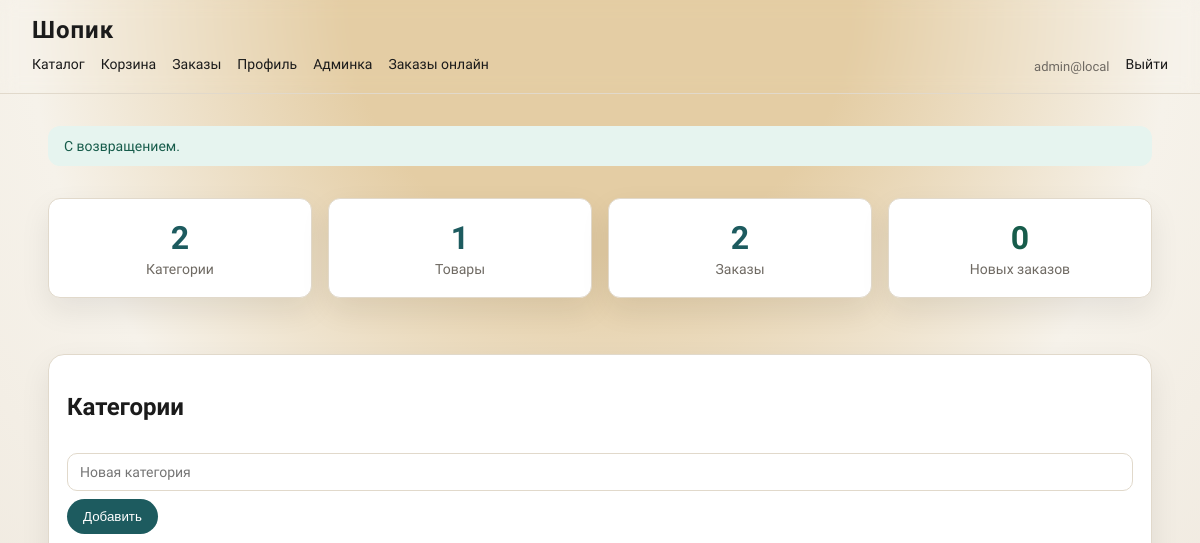
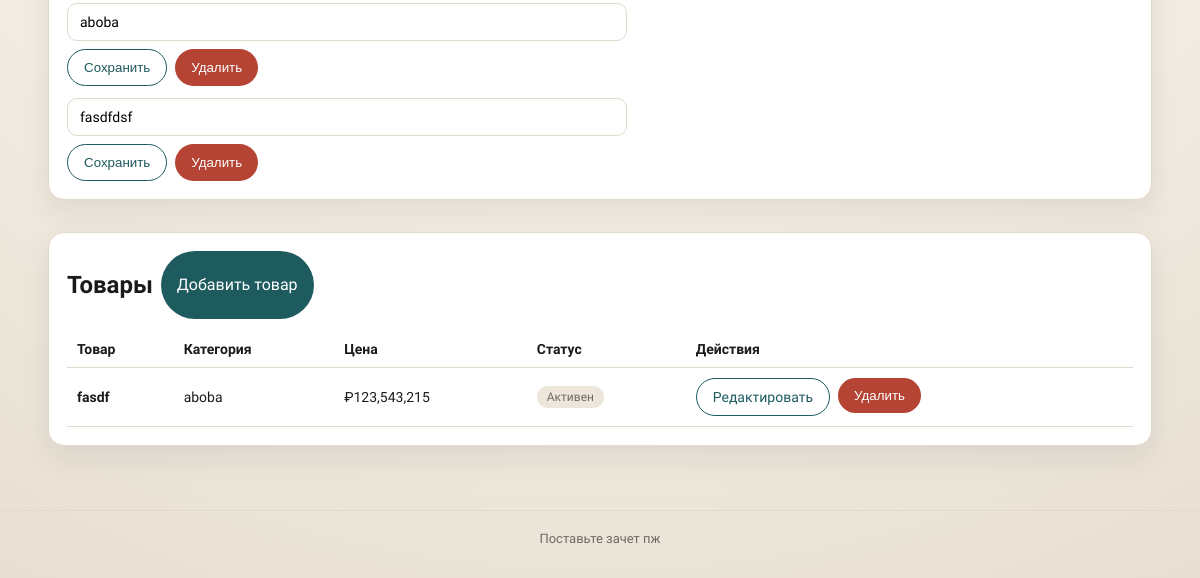
The app's page /admin/index.php (signed in), older data (2 pictures, top to bottom).
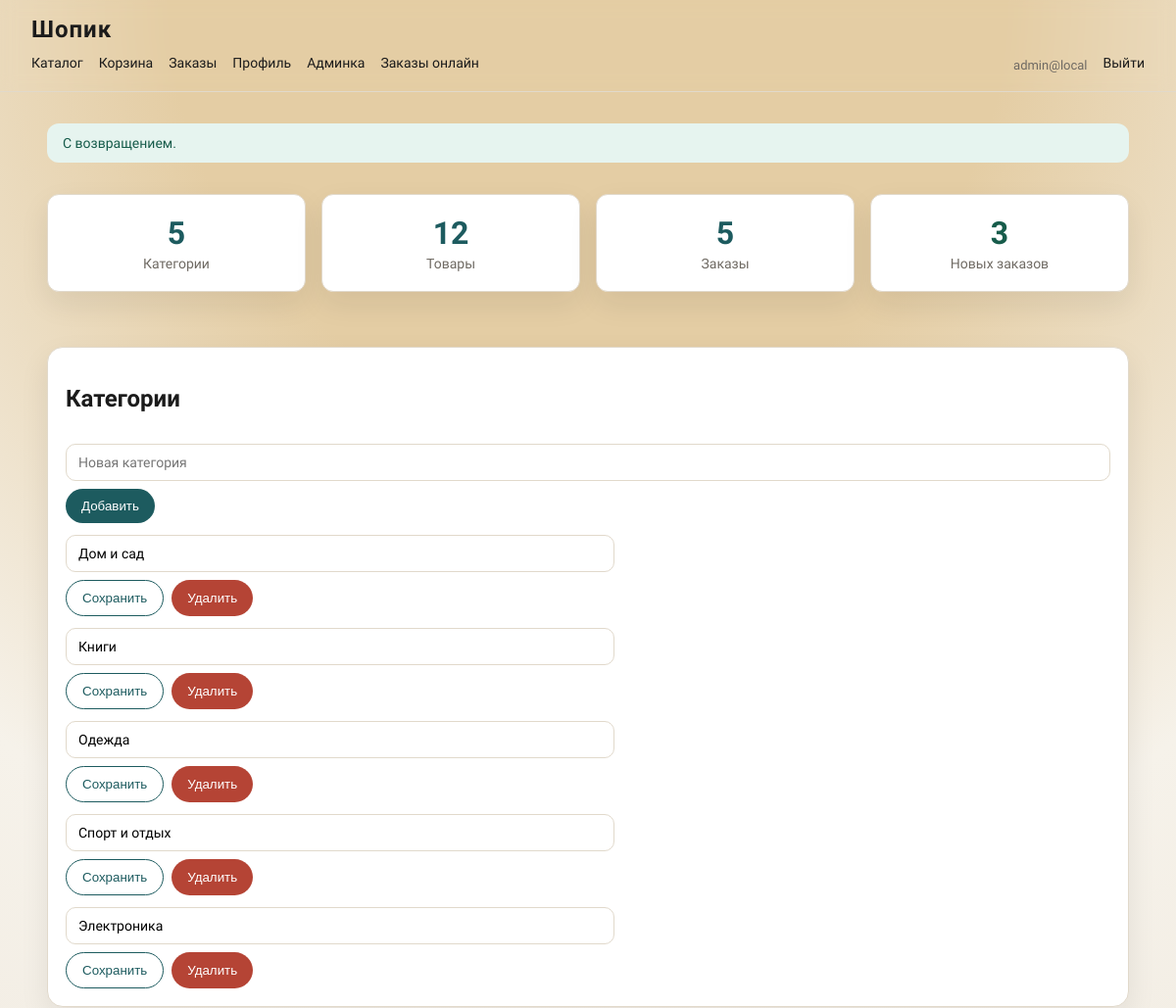
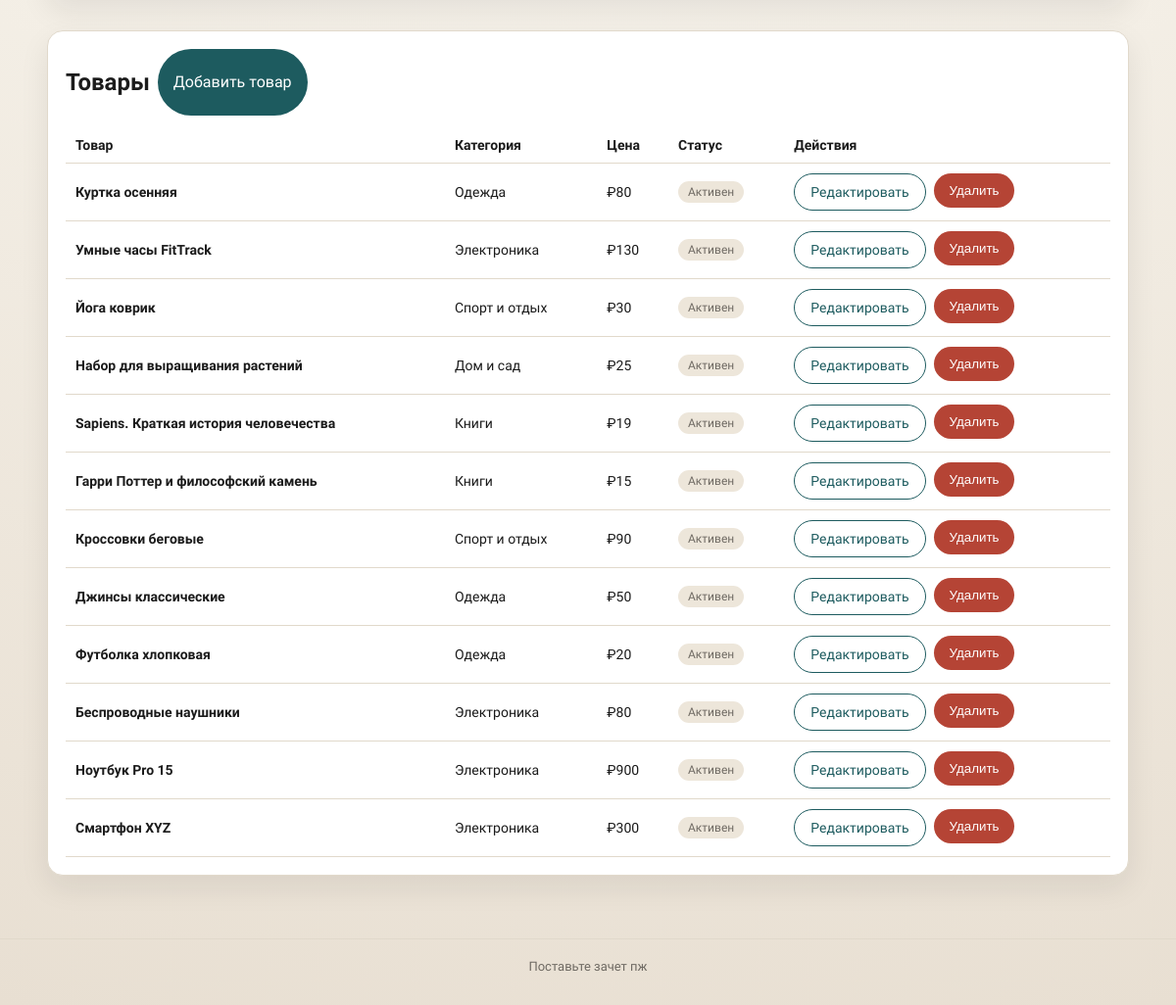
The same page, newer data (2 pictures, top to bottom).
### tables this page shows
CREATE TABLE categories (
            id INTEGER PRIMARY KEY AUTOINCREMENT,
            name TEXT NOT NULL
        );

CREATE TABLE products (
            id INTEGER PRIMARY KEY AUTOINCREMENT,
            category_id INTEGER NULL,
            name TEXT NOT NULL,
            description TEXT NOT NULL,
            price REAL NOT NULL,
            image_path TEXT NULL,
            is_active INTEGER NOT NULL DEFAULT 1,
            FOREIGN KEY (category_id) REFERENCES categories(id) ON DELETE SET NULL
        );

### db.php (called while the page is built, shortened)
<?php
function db(): PDO
{
    static $pdo = null;
    if ($pdo instanceof PDO) {
        return $pdo;
    }
    $dbPath = __DIR__ . '/data/shop.sqlite';
    $pdo = new PDO('sqlite:' . $dbPath);
    $pdo->setAttribute(PDO::ATTR_ERRMODE, PDO::ERRMODE_EXCEPTION);
    $pdo->exec('PRAGMA foreign_keys = ON');
    return $pdo;
}
function e($value): string
{
    return htmlspecialchars((string) $value, ENT_QUOTES, 'UTF-8');
}

### admin/index.php (the view, shortened to what this page needs)
<?php
require_once __DIR__ . '/../db.php';
$categories = db()->query('SELECT id, name FROM categories ORDER BY name')->fetchAll(PDO::FETCH_ASSOC);
$products = db()->query(
    'SELECT p.id, p.name, p.price, p.is_active, c.name AS category_name
     FROM products p
     LEFT JOIN categories c ON c.id = p.category_id
     ORDER BY p.id DESC'
)->fetchAll(PDO::FETCH_ASSOC);
$totalProducts = (int) db()->query('SELECT COUNT(*) FROM products')->fetchColumn();
$totalCategories = (int) db()->query('SELECT COUNT(*) FROM categories')->fetchColumn();
$totalOrders = (int) db()->query('SELECT COUNT(*) FROM orders')->fetchColumn();
$newOrders = (int) db()->query("SELECT COUNT(*) FROM orders WHERE status = 'new'")->fetchColumn();
include __DIR__ . '/../partials/header.php';
?>
<section class="admin-stats">
    <div class="stat-card">
        <h3><?= $totalCategories ?></h3>
        <p>Категории</p>
    </div>
    <div class="stat-card">
        <h3><?= $totalProducts ?></h3>
        <p>Товары</p>
    </div>
    <div class="stat-card">
        <h3><?= $totalOrders ?></h3>
        <p>Заказы</p>
    </div>
    <div class="stat-card new">
        <h3><?= $newOrders ?></h3>
        <p>Новых заказов</p>
    </div>
</section>
<section class="card">
    <h2>Категории</h2>
    <form class="inline-form" method="post" action="/admin/category_edit.php">
        <input type="text" name="name" placeholder="Новая категория" required>
        <button type="submit">Добавить</button>
    </form>
    <div class="form">
        <?php foreach ($categories as $category): ?>
            <form class="inline-form" method="post" action="/admin/category_edit.php">
                <input type="text" name="name" value="<?= e($category['name']) ?>" required>
                <button type="submit" name="action" value="update" class="secondary">Сохранить</button>
                <button type="submit" name="action" value="delete" class="danger">Удалить</button>
            </form>
        <?php endforeach; ?>
    </div>
</section>
<section class="card">
    <div class="inline-form">
        <h2>Товары</h2>
        <a class="button" href="/admin/product_edit.php">Добавить товар</a>
    </div>
    <?php if (!$products): ?>
        <p>Товаров пока нет.</p>
    <?php else: ?>
        <table class="table">
            <thead>
                <tr>
                    <th>Товар</th>
                    <th>Категория</th>
                    <th>Цена</th>
                    <th>Статус</th>
                    <th>Действия</th>
                </tr>
            </thead>
            <tbody>
                <?php foreach ($products as $product): ?>
                    <tr>
                        <td>
                            <strong><?= e($product['name']) ?></strong>
                        </td>
                        <td><?= e($product['category_name'] ?? 'Без категории') ?></td>
                        <td>₽<?= number_format((float) $product['price'], 0) ?></td>
                        <td><?= $product['is_active'] ? '<span class="status-chip">Активен</span>' : '<span class="status-chip" style="background:#f8d7da">Скрыт</span>' ?></td>
                        <td>
                            <div class="inline-form">
                                <a class="button secondary" href="/admin/product_edit.php?id=<?= (int) $product['id'] ?>">Редактировать</a>
                                <form method="post" action="/admin/product_delete.php" onsubmit="return confirm('Удалить товар?');">
                                    <button type="submit" class="danger">Удалить</button>
                                </form>
                            </div>
                        </td>
                    </tr>
                <?php endforeach; ?>
            </tbody>
        </table>
    <?php endif; ?>
</section>
<?php include __DIR__ . '/../partials/footer.php'; ?>

Row changes from the older to the newer data that the page shows:
removed categories: name "aboba"
removed categories: name "fasdfdsf"
removed products: name "fasdf", category.name "aboba", price "123,543,215", is_active "Активен"
added categories: name "Дом и сад"
added categories: name "Книги"
added categories: name "Одежда"
added categories: name "Спорт и отдых"
added categories: name "Электроника"
added products: name "Куртка осенняя", category.name "Одежда", price "80", is_active "Активен"
added products: name "Умные часы FitTrack", category.name "Электроника", price "130", is_active "Активен"
added products: name "Йога коврик", category.name "Спорт и отдых", price "30", is_active "Активен"
added products: name "Набор для выращивания растений", category.name "Дом и сад", price "25", is_active "Активен"
added products: name "Sapiens. Краткая история человечества", category.name "Книги", price "19", is_active "Активен"
added products: name "Гарри Поттер и философский камень", category.name "Книги", price "15", is_active "Активен"
added products: name "Кроссовки беговые", category.name "Спорт и отдых", price "90", is_active "Активен"
added products: name "Джинсы классические", category.name "Одежда", price "50", is_active "Активен"
added products: name "Футболка хлопковая", category.name "Одежда", price "20", is_active "Активен"
added products: name "Беспроводные наушники", category.name "Электроника", price "80", is_active "Активен"
added products: name "Ноутбук Pro 15", category.name "Электроника", price "900", is_active "Активен"
added products: name "Смартфон XYZ", category.name "Электроника", price "300", is_active "Активен"
Text that changed along with them:
$totalCategories: "2" → "5"
$totalProducts: "1" → "12"
$totalOrders: "2" → "5"
$newOrders: "0" → "3"
